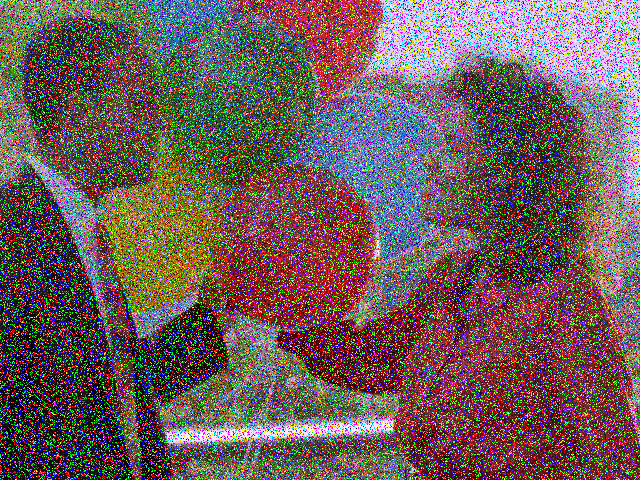
#> input picture Lab assignments/Solution of assignment 1/0.jpg, 640 x 480 px; its folder holds only this picture in this run
$ python 'cv assignment.py'
#> lines starting #> are read from the running program, lines starting #| are printed output that depends on the picture
#NIKHIL DUGAR BT17GCS068
import matplotlib.pyplot as plt
import cv2

for x in range(5):
    print(f"IMAGE-{x}")
    moments = []
    image=cv2.imread(f'{x}.jpg',0)
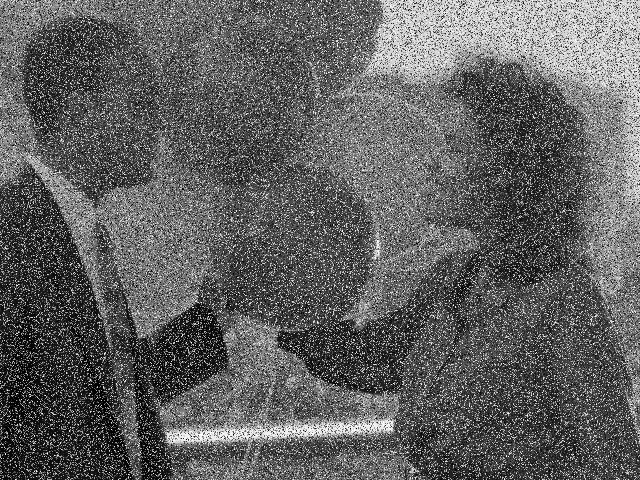
#> image: shape (480, 640); min 0, max 255, mean 96.4
    try:
        gray = cv2.cvtColor(image, cv2.COLOR_BGR2GRAY)
    except:
        gray=image # incase image is already gray scale
    G = gray.copy()
    gpA=[image]
    gpA.append(G)
    for i in range(2):
        G = cv2.pyrDown(G)
        gpA.append(G)
        edges=cv2.Canny(G, 128, 200)
        moments=(cv2.moments(edges))
        # print(moments) uncommment to see all moments
        print("moments[m00] - ", moments["m00"])
        print("moments[m10] - ", moments["m10"])
        print("moments[m01] - ", moments["m01"])
        print("moments[m20] - ", moments["m20"])
        print("moments[m11] - ", moments["m11"])
        print("moments[m02] - ", moments["m02"])
        print("moments[m21] - ", moments["m21"])
        print("moments[m12] - ", moments["m12"])
        gpA.append(edges)
#> this loop made 2 passes
#> (printed output is left out)
#> pass 1, `G = cv2.pyrDown(G)`:
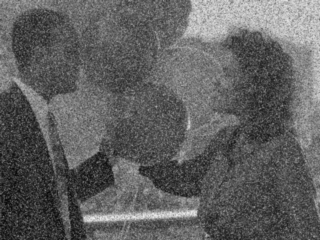
#> G: shape (240, 320); min 7, max 237, mean 96.4
#> pass 1, `edges=cv2.Canny(G, 128, 200)`:
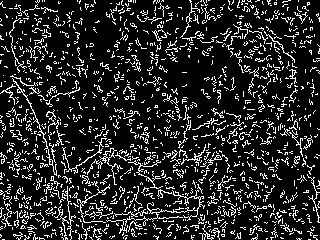
#> edges: shape (240, 320); 15.5% white in thin lines or dots
#> pass 2, `G = cv2.pyrDown(G)`:
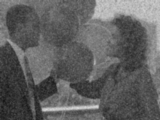
#> G: shape (120, 160); min 23, max 216, mean 96.4
#> pass 2, `edges=cv2.Canny(G, 128, 200)`:
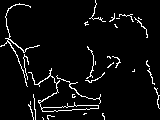
#> edges: shape (120, 160); 5% white in thin lines or dots
#> after the loop, gpA = 6 items
    for i in range(6):
        plt.subplot(2,3,i+1),plt.imshow(gpA[i],'gray')
        plt.xticks([]),plt.yticks([])
    print(moments)
#> (printed output is left out)
    #first image is original, 2nd image gray ,3rd is pyramid 1 ,4th is edge of pyramid 1 output,5th is pyramid 2 , 6 th is edge of pyramid 2
    plt.show()
#> (the run stopped early here; a loop or call above may not have finished)
